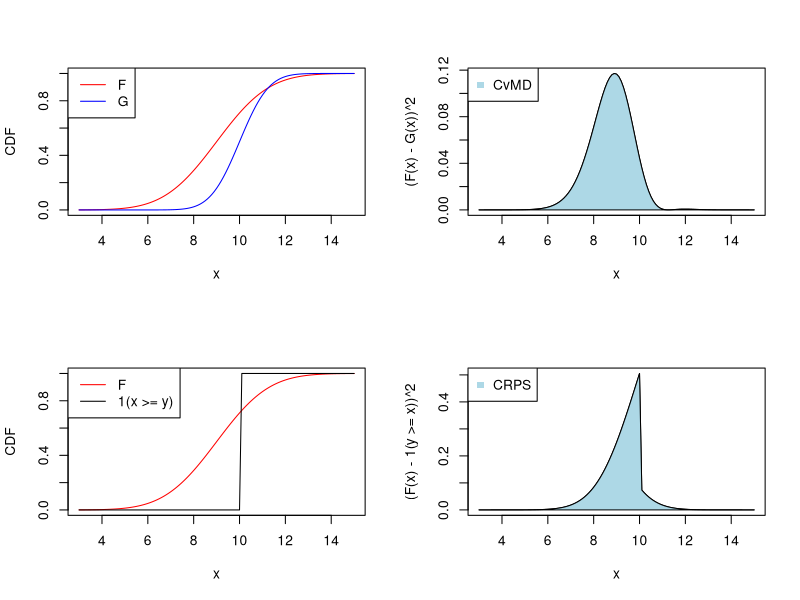
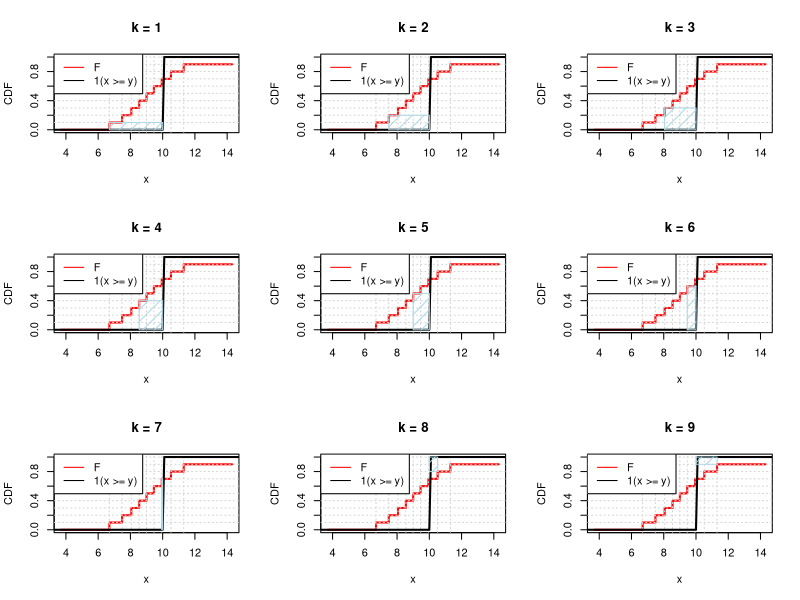
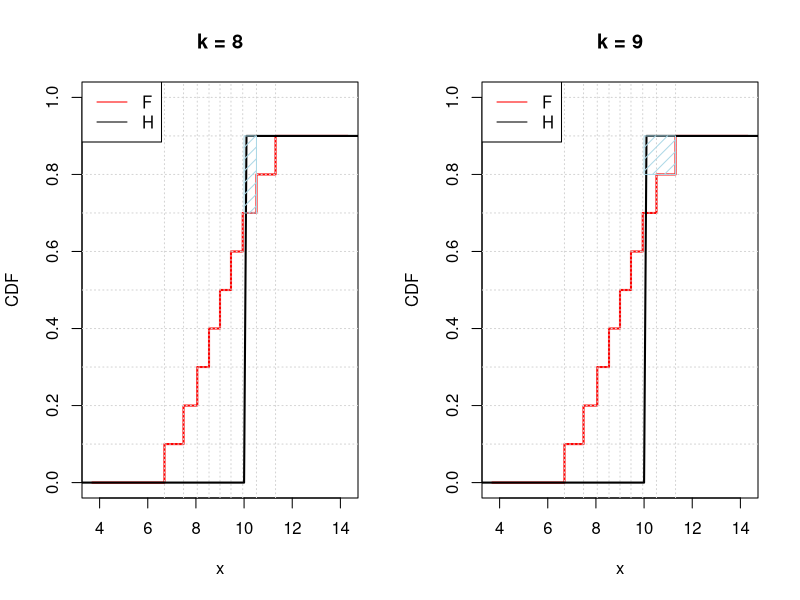
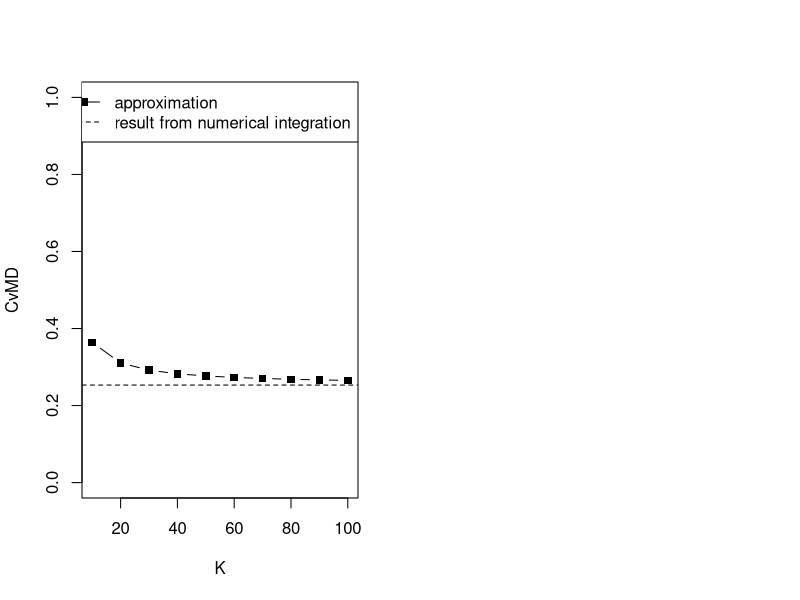

These charts were generated, in order, by the following R code:
## ---- chunk 1
knitr::opts_chunk$set(echo = TRUE)
## ---- chunk 2
grid_x <- seq(from = 3, to = 15, by = 0.1)

mu_F <- 9
sigma_F <- 1.8
p_F <- pnorm(grid_x, mu_F, sigma_F)

mu_G <- 10
sigma_G <- 1
p_G <- pnorm(grid_x, mu_G, sigma_G)

y <- mu_G
p_y <- as.numeric(grid_x > y)

par(mfrow = c(2, 2))

plot(grid_x, p_F, type = "l", xlab = "x", ylab = "CDF", col = "red")
lines(grid_x, p_G, col = "blue")
legend("topleft", c("F", "G"), col = c("red", "blue"), lty = 1)

plot(grid_x, (p_F - p_G)^2, type = "l", xlab = "x", ylab = "(F(x) - G(x))^2")
polygon(grid_x, (p_F - p_G)^2, col = "lightblue")
legend("topleft", "CvMD", col = "lightblue", pch = 15)

plot(grid_x, p_F, type = "l", xlab = "x", ylab = "CDF", col = "red")
lines(grid_x, p_y, col = "black")
legend("topleft", c("F", "1(x >= y)"), col = c("red", "black"), lty = 1)


plot(grid_x, (p_F - p_y)^2, type = "l", xlab = "x", ylab = "(F(x) - 1(y >= x))^2")
polygon(grid_x, (p_F - p_y)^2, col = "lightblue")
legend("topleft", "CRPS", col = "lightblue", pch = 15)

## ---- chunk 3
p <- 1:9/10
q_F <- qnorm(p, mu_F, sigma_F)

q_F_plot <- c(head(q_F, 1) - 3, q_F, tail(q_F, 1) + 3)

par(mfrow = c(3, 3))
for(i in 1:9){
  plot(q_F_plot, c(0, p, 0.9), xlab = "x", ylab = "CDF", type = "s", ylim = 0:1, col = "red", lwd = 2,
       main = paste("k =", i))
  abline(h = 1:10/10, col = "lightgrey", lty = 3); abline(v = q_F, col = "lightgrey", lty = 3)

  lines(grid_x, p_y, col = "black", lwd = 2)
  rect(q_F[i], q_F[i] >= y, y, p[i], col = "lightblue", border = "lightblue", density = 12)
  legend("topleft", c("F", "1(x >= y)"), col = c("red", "black"), lty = 1)

}
## ---- chunk 4
par(mfrow = c(1, 2))
for(i in 8:9){
  plot(q_F_plot, c(0, p, 0.9), xlab = "x", ylab = "CDF", type = "s", ylim = 0:1, col = "red", lwd = 2,
       main = paste("k =", i))
  abline(h = 1:10/10, col = "lightgrey", lty = 3); abline(v = q_F, col = "lightgrey", lty = 3)
  lines(grid_x, 0.9*p_y, col = "black", lwd = 2)
  rect(q_F[i], (q_F[i] >= y) - 0.1, y, p[i] - 0.1, col = "lightblue", border = "lightblue", density = 12)
  legend("topleft", c("F", "H"), col = c("red", "black"), lty = 1)

}
## ---- chunk 5
# q_F: vector containing the (1:K)/(K + 1) quantiles of F
# q_G: vector containing the (1:K)/(K + 1) quantiles of G
approx_cvmd <- function(q_F, q_G){
  
  # compute quantile levels from length of provided quantile vectors:
  K <- length(q_F)
  if(length(q_G) != K) stop("q_F and q_G need to be of the same length")
  p <- (1:K)/(K + 1) # function assumes that the quantile levels are equally spaced
  
  # pool quantiles:
  q0 <- c(q_F, q_G)
  # vector of grouping variables, with 1 for values belonging to F, -1 for values 
  # belonging to G
  a0 <- c(rep(1, length(q_F)), rep(-1, length(q_G)))
  
  # re-order both vectors:
  q <- q0[order(q0)]
  a <- a0[order(q0)]
  # and compute "how many quantiles ahead" F or G is at a given segment:
  b <- cumsum(a)
  
  # compute the lengths of segments defined by sorted quantiles:
  diffs <- c(diff(q), 0) # zero necessary for indexing below, but we could put 
  # anything (gets multiplied w zero)
  
  step <- diff(p)[1] # this is 1/K
  cvm <- sum(diffs*step*abs(b)*(abs(b) + 1))/length(p) # using mean does not work 
  # as we then divide by 2K... not entirely sure
  
  return(mean(cvm))
}
## ---- chunk 6
exact_cvmd <- 0.1*sum((p_F - p_G)^2)

values_K <- 1:10*10
values_approx_cvmd <- numeric(length(values_K))

for(i in seq_along(values_K)){
  p_temp <- (1:(values_K[i] - 1))/values_K[i]
  q_F_temp <- qnorm(p_temp, mu_F, sigma_F)
  q_G_temp <- qnorm(p_temp, mu_G, sigma_G)
  values_approx_cvmd[i] <- approx_cvmd(q_F = q_F_temp, q_G = q_G_temp)
}

plot(values_K, values_approx_cvmd, ylim = c(0, 1), xlab = "K", ylab = "CvMD", pch = 15, type = "b")
abline(h = exact_cvmd, lty = 2)
legend("topright", c("approximation", "result from numerical integration"), pch = c(15, NA), lty = c(1, 2))
